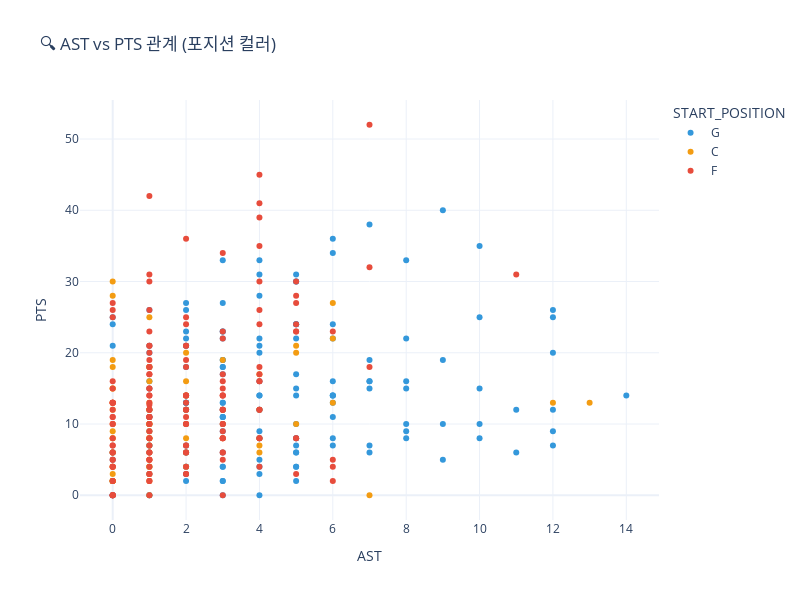

Notebook source saved alongside this figure:
### Code cell
weak_stats = ['AST', 'PTS']
plot_interactive_scatter(player_stats, weak_stats=weak_stats, nba_colors=NBA_COLORS, top_n=1000)

### Figure 1 — Plotly figure (JSON) as saved in the notebook; plotly's stock layout.template omitted (floating-point values rounded to 4 significant figures; data arrays with more than 128 entries replaced by an {"elided": "..."} marker saying what was removed)
{"data": [{"customdata": {"elided": "159x2 str values"}, "hovertemplate": "START_POSITION=%{customdata[1]}<br>AST=%{x}<br>PTS=%{y}<br>PLAYER_NAME=%{customdata[0]}<extra></extra>", "legendgroup": "G", "marker": {"color": "#3498db", "symbol": "circle"}, "mode": "markers", "name": "G", "orientation": "v", "showlegend": true, "type": "scatter", "x": {"elided": "159 float values"}, "xaxis": "x", "y": {"elided": "159 float values"}, "yaxis": "y"}, {"customdata": {"elided": "72x2 str values"}, "hovertemplate": "START_POSITION=%{customdata[1]}<br>AST=%{x}<br>PTS=%{y}<br>PLAYER_NAME=%{customdata[0]}<extra></extra>", "legendgroup": "C", "marker": {"color": "#f39c12", "symbol": "circle"}, "mode": "markers", "name": "C", "orientation": "v", "showlegend": true, "type": "scatter", "x": [0.0, 0.0, 0.0, 1.0, 2.0, 3.0, 1.0, 1.0, 1.0, 12.0, 1.0, 0.0, 1.0, 3.0, 6.0, 4.0, 5.0, 1.0, 3.0, 0.0, 5.0, 5.0, 0.0, 1.0, 2.0, 6.0, 4.0, 1.0, 0.0, 0.0, 0.0, 1.0, 4.0, 7.0, 1.0, 2.0, 1.0, 0.0, 1.0, 2.0, 3.0, 0.0, 0.0, 1.0, 2.0, 0.0, 2.0, 1.0, 4.0, 1.0, 0.0, 2.0, 0.0, 6.0, 2.0, 4.0, 13.0, 0.0, 0.0, 2.0, 1.0, 0.0, 1.0, 1.0, 0.0, 1.0, 0.0, 1.0, 0.0, 1.0, 0.0, 0.0], "xaxis": "x", "y": [28.0, 6.0, 8.0, 8.0, 12.0, 10.0, 6.0, 12.0, 9.0, 13.0, 13.0, 4.0, 4.0, 19.0, 27.0, 17.0, 21.0, 10.0, 12.0, 30.0, 20.0, 10.0, 13.0, 18.0, 6.0, 13.0, 7.0, 12.0, 2.0, 12.0, 9.0, 7.0, 6.0, 0.0, 2.0, 14.0, 10.0, 18.0, 10.0, 14.0, 8.0, 15.0, 2.0, 16.0, 20.0, 10.0, 10.0, 3.0, 8.0, 18.0, 19.0, 4.0, 3.0, 22.0, 16.0, 12.0, 13.0, 2.0, 8.0, 8.0, 8.0, 4.0, 4.0, 5.0, 13.0, 8.0, 2.0, 25.0, 15.0, 0.0, 6.0, 2.0], "yaxis": "y"}, {"customdata": {"elided": "152x2 str values"}, "hovertemplate": "START_POSITION=%{customdata[1]}<br>AST=%{x}<br>PTS=%{y}<br>PLAYER_NAME=%{customdata[0]}<extra></extra>", "legendgroup": "F", "marker": {"color": "#e74c3c", "symbol": "circle"}, "mode": "markers", "name": "F", "orientation": "v", "showlegend": true, "type": "scatter", "x": {"elided": "152 float values"}, "xaxis": "x", "y": {"elided": "152 float values"}, "yaxis": "y"}], "layout": {"height": 600, "legend": {"title": {"text": "START_POSITION"}, "tracegroupgap": 0}, "showlegend": true, "title": {"text": "🔍 AST vs PTS 관계 (포지션 컬러)"}, "width": 800, "xaxis": {"anchor": "y", "domain": [0, 1], "title": {"text": "AST"}}, "yaxis": {"anchor": "x", "domain": [0, 1], "title": {"text": "PTS"}}}}
